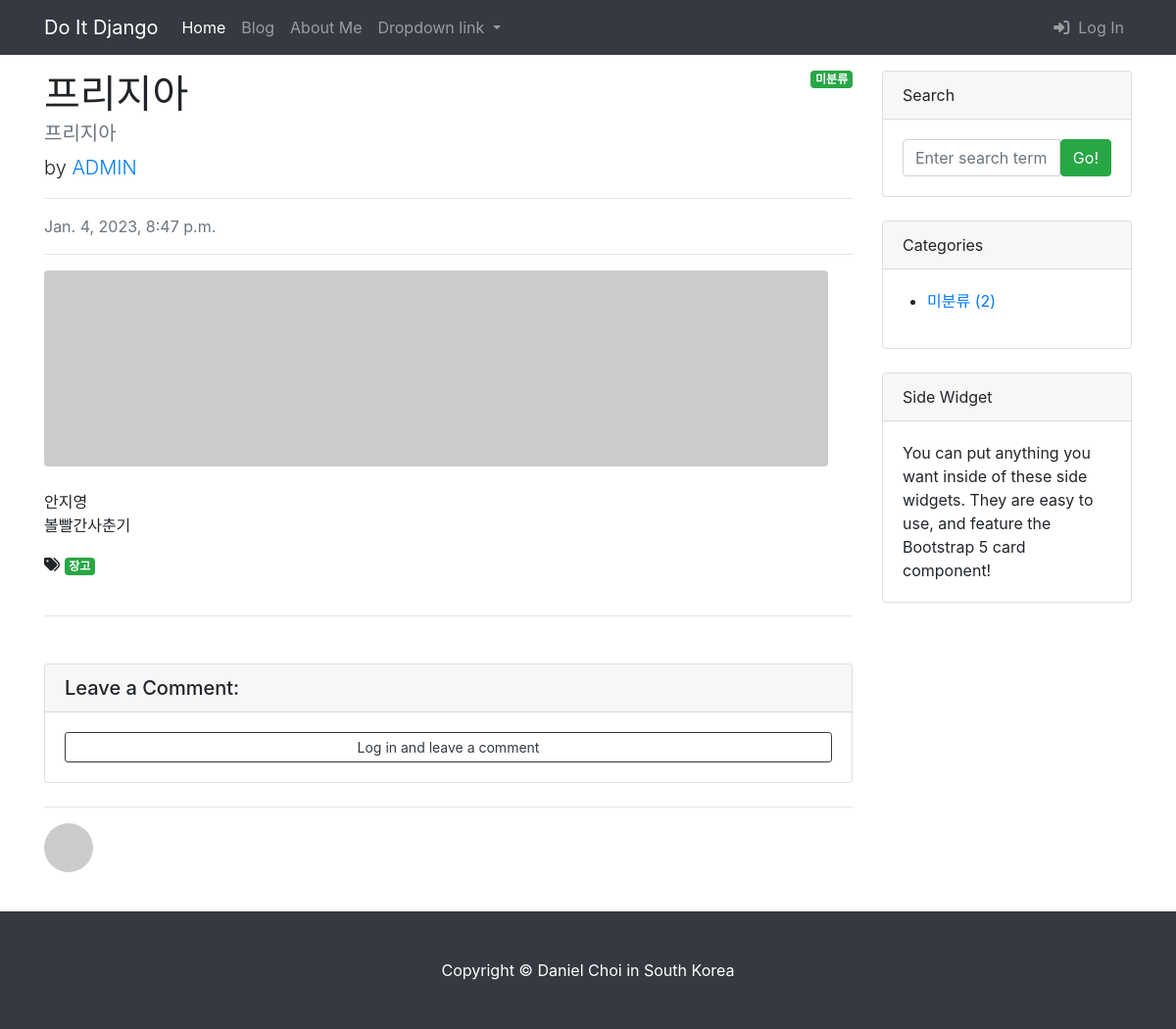
/blog/2/, run on an earlier commit of the app's database.
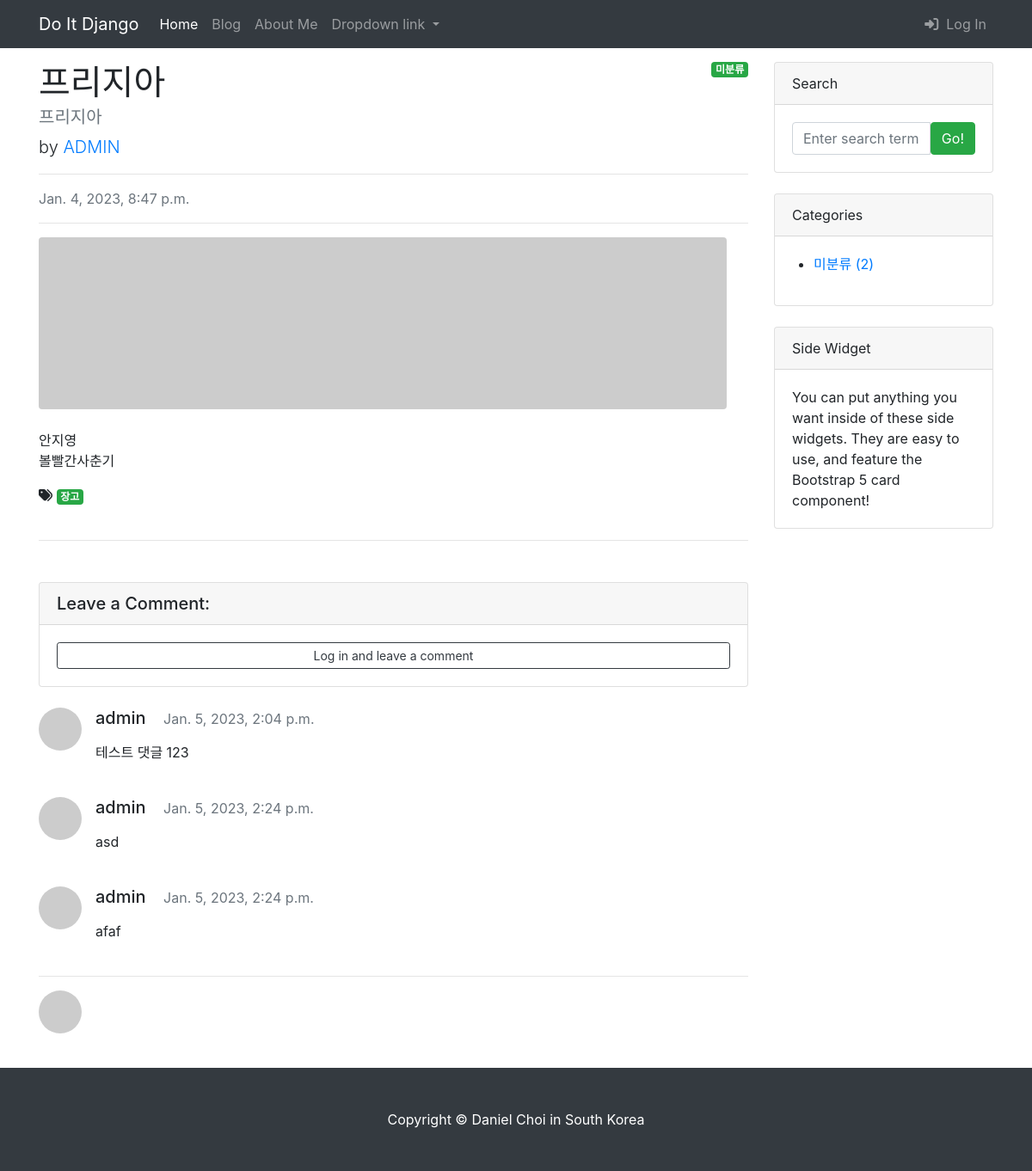
And on a later commit of the database.
### blog/models.py (models this page shows, shortened)
class Post(models.Model):
    title = models.CharField(max_length=30)
    hook_text = models.CharField(max_length=100, blank=True)
    content = MarkdownxField()
    head_image = models.ImageField(
        upload_to='blog/images/%Y/%m/%d/', blank=True)
    file_upload = models.FileField(
        upload_to='blog/files/%Y/%m/%d/', blank=True)
    created_at = models.DateTimeField(auto_now_add=True)
    updated_at = models.DateTimeField(auto_now=True)
    author = models.ForeignKey(User, on_delete=models.SET_NULL, null=True)
    category = models.ForeignKey(
        Category, on_delete=models.SET_NULL, null=True, blank=True)
    tags = models.ManyToManyField(Tag, blank=True)

class Tag(models.Model):
    name = models.CharField(max_length=50)
    slug = models.SlugField(max_length=200, unique=True, allow_unicode=True)
    def __str__(self):
        return self.name
    def get_absolute_url(self):
        return f'/blog/tag/{self.slug}/'

class Comment(models.Model):
    post = models.ForeignKey(Post, on_delete=models.CASCADE)
    author = models.ForeignKey(User, on_delete=models.CASCADE)
    content = models.TextField()
    created_at = models.DateTimeField(auto_now_add=True)
    modified_at = models.DateTimeField(auto_now=True)

### blog/views.py (the view)
# urls.py: path('<int:pk>/', views.PostDetail.as_view()),
class PostDetail(DetailView):
    model = Post
    def get_context_data(self, **kwargs):
        context = super(PostDetail, self).get_context_data()
        context['categories'] = Category.objects.all()
        context['no_category_post_count'] = Post.objects.filter(
            category=None).count()
        context['comment_form'] = CommentForm
        return context

### templates/blog/post_detail.html (shortened to what this page needs)
{% extends 'blog/base.html' %}
{% load crispy_forms_tags %}
{% block main_area %}
<div id="post-area">
    {% if post.category %}
    <span class="badge badge-success float-right">{{ post.category }}</span>
    {% else %}
    <span class="badge badge-success float-right">미분류</span>
    {% endif %}
    <h1 class="fw-bolder mb-1">{{ post.title }}</h1>
    <h5 class="text-muted">{{ post.hook_text }}</h5>
    <p class="lead">
        by
        <a href="#">{{ post.author|upper }}</a>
    </p>
    <hr>
    <div class="text-muted fst-italic mb-2">{{ post.created_at }}</div>
    <hr>
    {% if post.head_image %}
    <img class="img-fluid rounded" src="{{ post.head_image.url }}"
        alt="{{ post.title }} head_image"/>
    {% else %}
    <img class="img-fluid rounded" src="https://picsum.photos/seed/{{ post.id }}/800/200"
        alt="random_image">
    {% endif %}
    <section class="mb-5">
        <p class="fs-5 mb-4">{{ post.content|linebreaks }}</p>
        {% if post.tags.exists %}
            <i class="fa-solid fa-tags"></i>
            {% for tag in post.tags.all %}
                <a href="{{ tag.get_absolute_url }}" class="badge badge-success">{{ tag }}</a>
            {% endfor %}
            <br>
            <br>
        {% endif %}
        <hr>
    </section>
</div>
<div id="comment-area">
    <div class="card my-4">
        <h5 class="card-header">Leave a Comment:</h5>
        <div class="card-body">
            {% if user.is_authenticated %}
            <form id="comment-form" method="POST" action="{{ post.get_absolute_url }}/new_comment/">
                {% csrf_token %}
                <div class="form-group">
                    {% comment %} <textarea class="form-control" rows="3"></textarea> {% endcomment %}
                    {{ comment_form|crispy }}
                </div>
                <button type="submit" class="btn btn-success">Submit</button>
            </form>
            {% else %}
            <a role="button" class="btn btn-outline-dark btn-block btn-sm" href="#"
            data-toggle="modal" data-target="#loginModal">Log in and leave a comment</a>
            {% endif %}
        </div>
    </div>
    {% if post.comment_set.exists %}
        {% for comment in post.comment_set.iterator %}
        <div class="media mb-4" id="comment-{{ comment.pk }}">
            <img class="d-flex mr-3 rounded-circle" src="http://placehold.it/50x50" alt="">
            <div class="media-body">
                <h5 class="mt-0">
                    {{ comment.author.username }} &nbsp;&nbsp;<small class="text-muted">
                        {{ comment.created_at }}</small>
                </h5>
                <p>{{ comment.content|linebreaks }}</p>
            </div>
        </div>
        {% endfor %}
    {% endif %}
    <hr>
    <div class="d-flex mb-4">
        <div class="flex-shrink-0"><img class="rounded-circle" src="https://dummyimage.com/50x50/ced4da/6c757d.jpg" alt="..." /></div>
    </div>
</div>
{% endblock  %}

### templates/blog/base.html (shortened to what this page needs)
<!DOCTYPE html>
{% load static %}
<html lang="ko">
<head>
    <link href="{% static 'blog/bootstrap/bootstrap.min.css' %}" media="screen" rel="stylesheet" type="text/css">
</head>
<body>
    {% include 'blog/navbar.html' %}
    <div class="container my-3">
        <div class="row">
            <div class="col-md-8 col-lg-9" id="main-area">
                {% block main_area %}
                {% endblock  %}
            </div>
            <div class="col-md-4 col-lg-3">
                <div class="card mb-4">
                    <div class="card-header">Search</div>
                    <div class="card-body">
                        <div class="input-group">
                            <input class="form-control" type="text" placeholder="Enter search term..."
                                aria-label="Enter search term..." aria-describedby="button-search" />
                            <button class="btn btn-success" id="button-search" type="button">Go!</button>
                        </div>
                    </div>
                </div>
                <div class="card mb-4" id="categories-card">
                    <div class="card-header">Categories</div>
                    <div class="card-body">
                        <div class="row">
                            <ul>
                                <li>
                                    <a href="/blog/category/no_category/">
                                        미분류 ({{ no_category_post_count }})</a>
                                </li>
                            </ul>
                        </div>
                    </div>
                </div>
                <div class="card mb-4">
                    <div class="card-header">Side Widget</div>
                    <div class="card-body">You can put anything you want inside of these side widgets. They are easy to use, and feature the Bootstrap 5 card component!</div>
                </div>
            </div>
        </div>
    </div>
    {% include 'blog/footer.html' %}
</body>
</html>

### templates/blog/navbar.html (shortened to what this page needs)
{% load socialaccount %}
<nav class="navbar navbar-expand-lg navbar-dark bg-dark">
    <div class="container">
        <a class="navbar-brand" href="/">Do It Django</a>
        <ul class="navbar-nav">
            <li class="nav-item active">
                <a class="nav-link" href="/">Home</a>
            </li>
            <li class="nav-item">
                <a class="nav-link" href="/blog/">Blog</a>
            </li>
            <li class="nav-item">
                <a class="nav-link" href="/about_me/">About Me</a>
            </li>
            <li class="nav-item dropdown">
                <a class="nav-link dropdown-toggle" href="#" id="navbarDropdownMenuLink" role="button"
                    data-toggle="dropdown" aria-haspopup="true" aria-expanded="false">
                    Dropdown link
                </a>
            </li>
        </ul>
        <ul class="navbar-nav ml-auto">
            {% if user.is_authenticated %}
            <li class="nav-item dropdown">
                <a class="nav-link dropdown-toggle" href="#" id="navbarDropdownMenuLink" role="button"
                    data-toggle="dropdown" aria-haspopup="true" aria-expanded="false">
                    {{ user.username }}
                </a>
                <div class="dropdown-menu" aria-labelledby="navbarDropdownMenuLink">
                    <a class="dropdown-item" href="/accounts/logout">Log Out</a>
                </div>
            </li>
            {% else %}
            <li class="nav-item">
                <a class="nav-link" href="#" data-toggle="modal" data-target="#loginModal">
                    <i class="fa-solid fa-right-to-bracket"></i>&nbsp Log In</a>
            </li>
            {% endif %}
        </ul>
    </div>
</nav>

### templates/blog/footer.html
<footer class="py-5 bg-dark">
    <div class="container">
        <p class="m-0 text-center text-white">Copyright &copy; Daniel Choi in South Korea</p>
    </div>
</footer>

What changed in the data, as far as the page shows it:
added Comment: author.username "admin", created_at "Jan. 5, 2023, 2:04 p.m.", content "테스트 댓글 123"
added Comment: author.username "admin", created_at "Jan. 5, 2023, 2:24 p.m.", content "asd"
added Comment: author.username "admin", created_at "Jan. 5, 2023, 2:24 p.m.", content "afaf"
